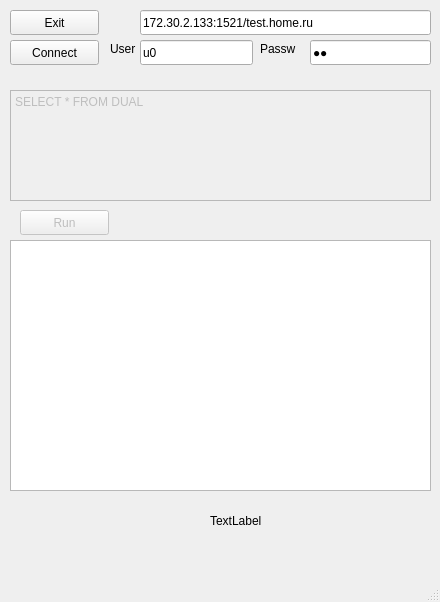
<?xml version="1.0" encoding="UTF-8"?>
<ui version="4.0">
 <class>MainWindow</class>
 <widget class="QMainWindow" name="MainWindow">
  <property name="geometry">
   <rect>
    <x>0</x>
    <y>0</y>
    <width>440</width>
    <height>602</height>
   </rect>
  </property>
  <property name="windowTitle">
   <string>MainWindow</string>
  </property>
  <widget class="QWidget" name="centralwidget">
   <widget class="QPushButton" name="exitBtn">
    <property name="geometry">
     <rect>
      <x>10</x>
      <y>10</y>
      <width>89</width>
      <height>25</height>
     </rect>
    </property>
    <property name="text">
     <string>Exit</string>
    </property>
   </widget>
   <widget class="QLabel" name="time">
    <property name="geometry">
     <rect>
      <x>210</x>
      <y>490</y>
      <width>211</width>
      <height>61</height>
     </rect>
    </property>
    <property name="text">
     <string>TextLabel</string>
    </property>
    <property name="wordWrap">
     <bool>false</bool>
    </property>
   </widget>
   <widget class="QLineEdit" name="connectString">
    <property name="geometry">
     <rect>
      <x>140</x>
      <y>10</y>
      <width>291</width>
      <height>25</height>
     </rect>
    </property>
    <property name="text">
     <string>172.30.2.133:1521/test.home.ru</string>
    </property>
   </widget>
   <widget class="QLineEdit" name="user">
    <property name="geometry">
     <rect>
      <x>140</x>
      <y>40</y>
      <width>113</width>
      <height>25</height>
     </rect>
    </property>
    <property name="text">
     <string>u0</string>
    </property>
   </widget>
   <widget class="QLineEdit" name="password">
    <property name="geometry">
     <rect>
      <x>310</x>
      <y>40</y>
      <width>121</width>
      <height>25</height>
     </rect>
    </property>
    <property name="text">
     <string>u0</string>
    </property>
    <property name="echoMode">
     <enum>QLineEdit::Password</enum>
    </property>
   </widget>
   <widget class="QLabel" name="label">
    <property name="geometry">
     <rect>
      <x>110</x>
      <y>40</y>
      <width>40</width>
      <height>17</height>
     </rect>
    </property>
    <property name="text">
     <string>User</string>
    </property>
   </widget>
   <widget class="QLabel" name="label_2">
    <property name="geometry">
     <rect>
      <x>260</x>
      <y>40</y>
      <width>51</width>
      <height>17</height>
     </rect>
    </property>
    <property name="text">
     <string>Passw</string>
    </property>
   </widget>
   <widget class="QPushButton" name="connectBtn">
    <property name="geometry">
     <rect>
      <x>10</x>
      <y>40</y>
      <width>89</width>
      <height>25</height>
     </rect>
    </property>
    <property name="text">
     <string>Connect</string>
    </property>
   </widget>
   <widget class="QPlainTextEdit" name="sql">
    <property name="enabled">
     <bool>false</bool>
    </property>
    <property name="geometry">
     <rect>
      <x>10</x>
      <y>90</y>
      <width>421</width>
      <height>111</height>
     </rect>
    </property>
    <property name="plainText">
     <string>SELECT * FROM DUAL</string>
    </property>
    <property name="placeholderText">
     <string/>
    </property>
   </widget>
   <widget class="QPushButton" name="execSQL">
    <property name="enabled">
     <bool>false</bool>
    </property>
    <property name="geometry">
     <rect>
      <x>20</x>
      <y>210</y>
      <width>89</width>
      <height>25</height>
     </rect>
    </property>
    <property name="text">
     <string>Run</string>
    </property>
   </widget>
   <widget class="QTableView" name="result">
    <property name="geometry">
     <rect>
      <x>10</x>
      <y>240</y>
      <width>421</width>
      <height>251</height>
     </rect>
    </property>
   </widget>
  </widget>
  <widget class="QMenuBar" name="menubar">
   <property name="geometry">
    <rect>
     <x>0</x>
     <y>0</y>
     <width>440</width>
     <height>22</height>
    </rect>
   </property>
  </widget>
  <widget class="QStatusBar" name="statusbar"/>
 </widget>
 <resources/>
 <connections>
  <connection>
   <sender>exitBtn</sender>
   <signal>clicked()</signal>
   <receiver>MainWindow</receiver>
   <slot>exit()</slot>
   <hints>
    <hint type="sourcelabel">
     <x>63</x>
     <y>38</y>
    </hint>
    <hint type="destinationlabel">
     <x>168</x>
     <y>122</y>
    </hint>
   </hints>
  </connection>
  <connection>
   <sender>connectBtn</sender>
   <signal>clicked()</signal>
   <receiver>MainWindow</receiver>
   <slot>connect()</slot>
   <hints>
    <hint type="sourcelabel">
     <x>41</x>
     <y>75</y>
    </hint>
    <hint type="destinationlabel">
     <x>99</x>
     <y>178</y>
    </hint>
   </hints>
  </connection>
  <connection>
   <sender>execSQL</sender>
   <signal>clicked()</signal>
   <receiver>MainWindow</receiver>
   <slot>execSQL1()</slot>
   <hints>
    <hint type="sourcelabel">
     <x>84</x>
     <y>248</y>
    </hint>
    <hint type="destinationlabel">
     <x>191</x>
     <y>232</y>
    </hint>
   </hints>
  </connection>
 </connections>
 <slots>
  <slot>exit()</slot>
  <slot>connect()</slot>
  <slot>execSQL1()</slot>
 </slots>
</ui>
